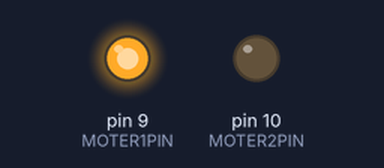
Bench run of a sketch on a simulated Arduino Uno, built with avr-gcc and run on an emulated ATmega328P. Parts: output pins drawn as LEDs (lit = HIGH). What the sketch prints to the serial monitor is not drawn.

Above: at 0.1 s.
Timing chart, 0 to 1.6 s (numbered marks = the images above):
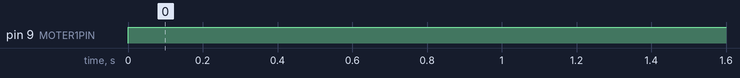

Measured:
- by itself, pin 9 (MOTER1PIN): LOW → HIGH at 0.00 s

The sketch:

TA7291Ptest.ino
```cpp
int MOTER1PIN = 9;
int MOTER2PIN = 10;

void setup()
{
  pinMode(MOTER1PIN, OUTPUT);
  pinMode(MOTER2PIN, OUTPUT);
  Serial.begin(115200);
}

int n = 0, diff = 1;

void loop()
{
  analogWrite(MOTER1PIN,255);
  analogWrite(MOTER2PIN,0);
  Serial.println(n);

  n += diff;
  if (n >= 255){
    diff = -1;
  }
  if (n <= 0){
    diff = 1;
  }

  delay(50);
}
```
